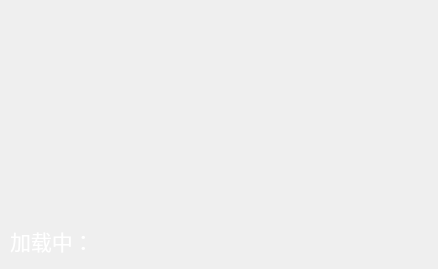
<?xml version="1.0" encoding="UTF-8"?>
<ui version="4.0">
 <class>Loader</class>
 <widget class="QMainWindow" name="Loader">
  <property name="geometry">
   <rect>
    <x>0</x>
    <y>0</y>
    <width>438</width>
    <height>269</height>
   </rect>
  </property>
  <property name="minimumSize">
   <size>
    <width>438</width>
    <height>269</height>
   </size>
  </property>
  <property name="maximumSize">
   <size>
    <width>438</width>
    <height>269</height>
   </size>
  </property>
  <property name="windowTitle">
   <string>Loader</string>
  </property>
  <widget class="QWidget" name="centralwidget">
   <widget class="QLabel" name="bgi">
    <property name="geometry">
     <rect>
      <x>0</x>
      <y>0</y>
      <width>438</width>
      <height>269</height>
     </rect>
    </property>
    <property name="minimumSize">
     <size>
      <width>0</width>
      <height>0</height>
     </size>
    </property>
    <property name="maximumSize">
     <size>
      <width>1752</width>
      <height>1076</height>
     </size>
    </property>
    <property name="text">
     <string/>
    </property>
   </widget>
   <widget class="QLabel" name="LoadingMsg">
    <property name="geometry">
     <rect>
      <x>10</x>
      <y>220</y>
      <width>421</width>
      <height>41</height>
     </rect>
    </property>
    <property name="font">
     <font>
      <pointsize>16</pointsize>
     </font>
    </property>
    <property name="styleSheet">
     <string notr="true">color: rgb(255, 255, 255);</string>
    </property>
    <property name="text">
     <string>加载中：</string>
    </property>
   </widget>
  </widget>
 </widget>
 <resources/>
 <connections/>
</ui>
